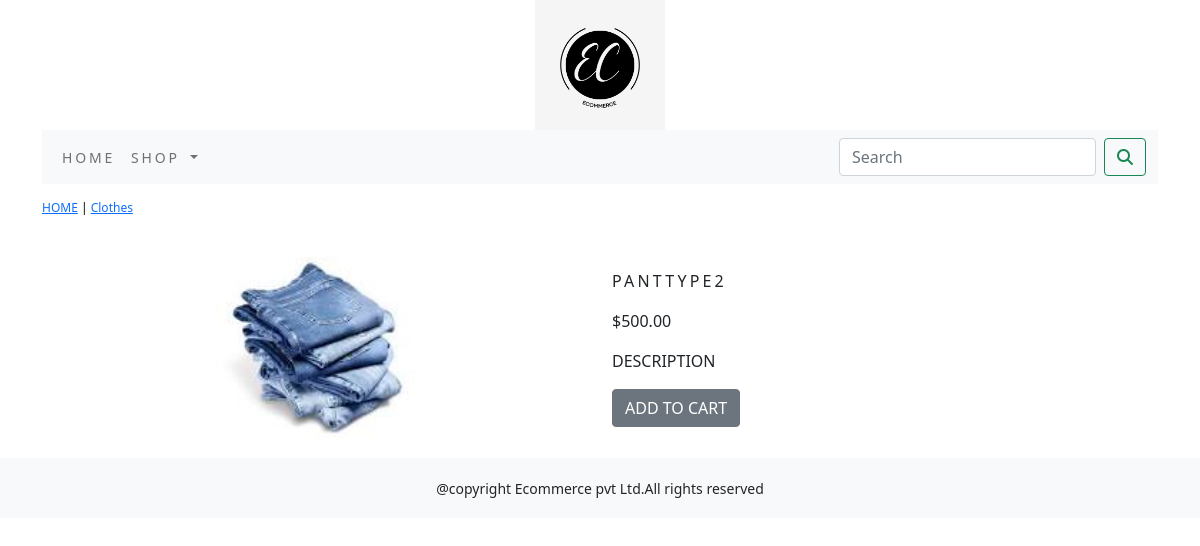
The app's page /ecommerceapp/cloth/panttype2/ with its own data.
### ecommerceapp/models.py (models this page shows, shortened)
class Product(models.Model):
    name = models.CharField(max_length=250, unique=True)
    slug = models.SlugField(max_length=250, unique=True)
    description = models.TextField(blank=True)
    price = models.DecimalField(max_digits=10, decimal_places=2)
    category = models.ForeignKey(Category, on_delete=models.CASCADE)
    image = models.ImageField(upload_to='product', blank=True)
    stock = models.IntegerField()
    available = models.BooleanField(default=True)
    created = models.DateTimeField(auto_now_add=True)
    updated = models.DateTimeField(auto_now=True)
    class Meta:
        ordering = ('name',)
        verbose_name = 'product'
        verbose_name_plural = 'products'

class Category(models.Model):
    name = models.CharField(max_length=250, unique=True)
    slug = models.SlugField(max_length=250, unique=True)
    description = models.TextField(blank=True)
    image = models.ImageField(upload_to='category', blank=True)
    class Meta:
        ordering = ('name',)
        verbose_name = 'category'
        verbose_name_plural = 'categories'
    def __str__(self):
        return '{}'.format(self.name)
    def get_url(self):
        return reverse('ecommerceapp:product_by_category', args=[self.slug])

### ecommerceapp/views.py (the view)
# urls.py: path('<slug:c_slug>/<slug:product_slug>/', views.prodDetail, name='prodCatDetail')
def prodDetail(request,c_slug,product_slug):
    try:
        product=Product.objects.get(category__slug=c_slug,slug=product_slug)
    except Exception as e:
        raise e
    return render(request,'product.html',{'product':product})

### cartapp/context_processors.py (called while the page is built)
def counter(request):
    item_count=0
    if 'admin' in request.path:
        return {}
    else:
        try:
            cart=Cart.objects.filter(cart_id=_cart_id(request))
            cart_items=CartItems.objects.all().filter(cart=cart[:1])
            for cart_item in cart_items:
                item_count+= cart_item.Quantity
        except Cart.DoesNotExist:
            item_count=0
    return dict(item_count=item_count)

### cartapp/views.py (called while the page is built)
def _cart_id(request):
    cart=request.session.session_key
    if not cart:
        cart=request.session.create()
    return cart

### ecommerceapp/context_processors.py (called while the page is built)
def menu_links(request):
    links=Category.objects.all()
    return dict(links=links)

### templates/product.html (shortened to what this page needs)
{% extends 'base.html' %}
{% load static %}
{% block content %}
<div class="row my_product_row_class">
    <div class="mx-auto">
        <p><a href="{% url 'ecommerceapp:allProductCat' %}">HOME</a> | <a href="{{product.category.get_url}}"> {{product.category}}</a></p>
    </div>
<div class="container">
<br>
<div class="row">
    <div class="col-12 col-sm-12 col-md-12 col-lg-6 text-center">
        <div style="min-width:18rem">
            <img src="{{product.image.url}}" alt="{{product.name}}" width="200px">
        </div>
    </div>
        <div class="col-12 col-sm-12 col-md-12 col-lg-6">
            <div>
            <h1 class="my_prod_title">{{product.name}}</h1>
            <p>${{product.price}}</p>
            <p class="my_title">DESCRIPTION</p>
            {% if product.stock <= 0 %}
            <p class="text-justify my_prod_text"><b>OUT OF STOCK</b></p>
            {% else %}
            <a class="btn btn-secondary" href="{% url 'cartapp:Addcart' product.id %}">ADD TO CART</a>
            {% endif %}
        </div>
    </div>
</div>
</div>
</div>
{% endblock %}

### static/css/custom.css (style rules this page uses)
body { font-family: 'Roboto', sans-serif; }
.my_product_row_class { padding-top:15px; padding-bottom:20px; }
.my_product_row_class .mx-auto { color:#000; font-size:12px; text-decoration:none; }
.my_prod_title { font-size:16px; text-transform:uppercase; letter-spacing:.2em; padding-top:15px; padding-bottom:10px; }

### records on screen
Product: category "Clothes", image (picture), name "PANTTYPE2", price "500.00"
